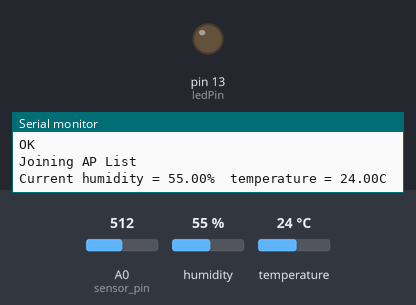
Recording of a sketch running on a simulated Arduino Uno, built with avr-gcc and run on an emulated ATmega328P. Shown: output pins drawn as LEDs (lit = HIGH), the last lines printed to the serial monitor. Inputs (shaded band) come from the test bench; at power-on: A0 (sensor_pin) = 512, humidity 55 %, temperature 24 °C. The modem accepts every AT command (registered, SIM ready, sends succeed) and sends nothing else.

Above: at 51.0 s.
At 86.7 s:
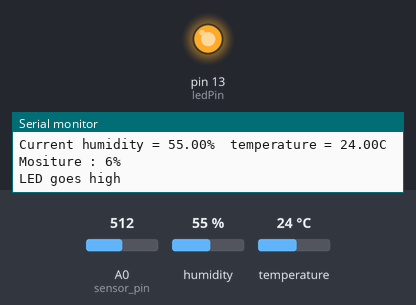
Timing chart, 0 to 88.5 s (numbered marks = the images above):
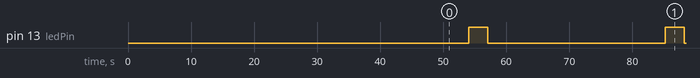

Measured:
- by itself, pin 13 (ledPin): alternates HIGH for 3.0 s and LOW for 28.2 s

The sketch:

ESP_SENSOR_CLOUD.ino
```cpp
#include <SoftwareSerial.h>
#include <stdlib.h>
#include <dht.h>

dht DHT;

#define DHT11_PIN 7
// LED
int ledPin = 13;
// SensorInput analog input (A0)
int SensorInput = 0;
int sensor_pin = A0;

int output_value ;
// replace with your channel's thingspeak API key
String apiKey = "BU1ADIJRQ28U5GRP";

SoftwareSerial ser(2,3); // RX, TX

// this runs once
void setup() {
  // initialize the digital pin as an output.
  pinMode(ledPin, OUTPUT);

  // enable debug serial
  Serial.begin(9600);
  // enable software serial
  ser.begin(115200);

  // reset ESP8266
  ser.println("AT+RST");
  delay (10000);
  ser.println("AT");
  while(ser.available())
  {
    Serial.write(ser.read());
  }
  Serial.println("Sending AT command");
  while(ser.available())
  {
    Serial.write(ser.read());
  }
  delay (5000);
 ser.println("AT+CWMODE=1");
 delay (5000);

  ser.println("AT+CWMODE?");
  while(ser.available())
  {
    Serial.write(ser.read());
  }
  Serial.println("Setting mode");
  delay (5000);
  ser.println("AT+CWJAP=\"OnePlus 6\",\"onetwothree\"");
  delay (15000);
  while(ser.available())
  {
    Serial.write(ser.read());
  }
  Serial.println("Joining AP List");
  delay (8000);
}

// the loop
void loop() {
  // blink LED on board
  DHT.read11(DHT11_PIN);

    Serial.print("Current humidity = ");
    Serial.print(DHT.humidity);
    Serial.print("%  ");
    Serial.print("temperature = ");
    Serial.print(DHT.temperature);
    Serial.println("C  ");

    delay(5000);

   output_value= analogRead(sensor_pin);

   output_value = map(output_value,550,0,0,100);

   Serial.print("Mositure : ");

   Serial.print(output_value);

   Serial.println("%");

   delay(1000);
  digitalWrite(ledPin, HIGH);
  Serial.println("LED goes high");
  delay(3000);
  digitalWrite(ledPin, LOW);
  // read the value from SensorInput.
  // read 10 values for averaging.
  int val = 0;
  int val1 = 0;
  int val2 = 0;
  val = DHT.temperature;
  Serial.println("Analog reading");
  // convert to string
  char buf[16];
  String strTemp = String(val, DEC);
  Serial.println("Printing parameter");
  Serial.println(strTemp);

    val1 = DHT.humidity;
  Serial.println("Analog reading");
  // convert to string

  String strHum = String(val1, DEC);
  Serial.println("Printing parameter");
  Serial.println(strHum);

    val2 = output_value;
  Serial.println("Analog reading");
  // convert to string

  String strSoil = String(val2, DEC);
  Serial.println("Printing parameter");
  Serial.println(strSoil);
  // TCP connection
  String cmd = "AT+CIPSTART=\"TCP\",\"";
  cmd += "184.106.153.149"; // api.thingspeak.com
  cmd += "\",80";
  ser.println(cmd);
  Serial.println(cmd);
  while(ser.available())
  {
    Serial.write(ser.read());
  }

  Serial.println("TCP connection");

  if(ser.find("Error")){
    Serial.println("AT+CIPSTART error");
    return;
  }

  // prepare GET string
  String getStr = "GET /update?api_key=";
  getStr += apiKey;
  getStr +="&field1=";
  getStr += String(strTemp);
  getStr +="&field2=";
  getStr += String(strHum);
  getStr +="&field3=";
  getStr += String(strSoil);
  getStr += "\r\n\r\n";

  Serial.println("Got string");

  // send data length
  cmd = "AT+CIPSEND=";
  cmd += String(getStr.length());
  ser.println(cmd);
  while(ser.available())
  {
    Serial.write(ser.read());
  }

  if(ser.find(">")){
    ser.print(getStr);
  }
  else{
    ser.println("AT+CIPCLOSE");
    // alert user
    Serial.println("AT+CIPCLOSE");
  }
 delay(20000);
}
```
